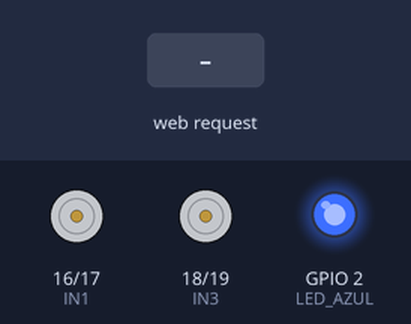
The sketch below on a simulated ESP32. Parts: motor-driver pin pairs drawn as motors (green arrow = first pin HIGH = forward, orange = second pin HIGH = backward, longer = more drive), output pins drawn as LEDs (lit = HIGH). Inputs (shaded band) come from the test bench. WiFi joins after 1.5 s; servers stay silent unless stated; what the sketch prints to the serial monitor is not drawn.

Above: at 2.7 s.
2.8 s: HTTP request GET /forward received
At 3.2 s:
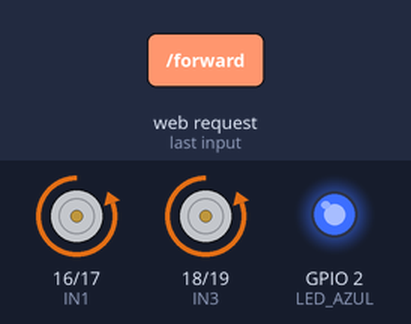
4.3 s: HTTP request GET /backward received
At 5.5 s:
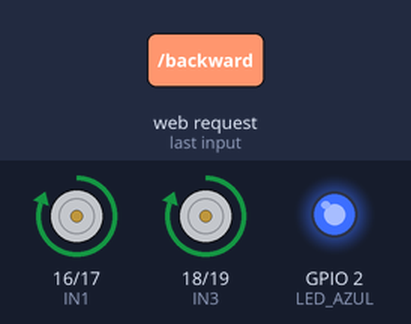
5.8 s: HTTP request GET /left received
At 6.6 s:
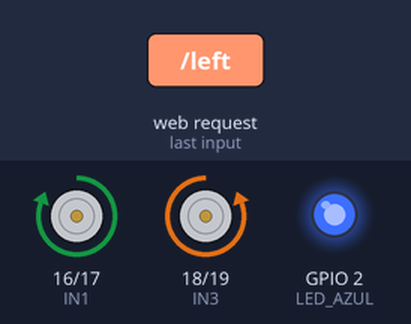
7.3 s: HTTP request GET /right received
At 7.8 s:
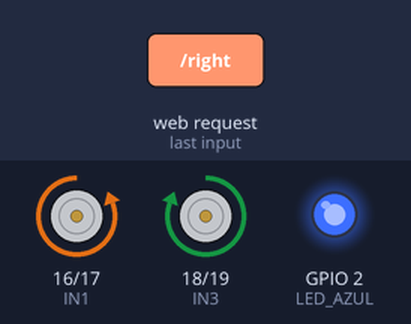
8.8 s: HTTP request GET /stop received
At 10.1 s:
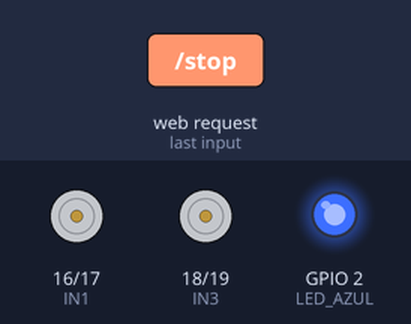
Timing chart, 0 to 11.3 s (numbered marks = the images above; inputs shaded):
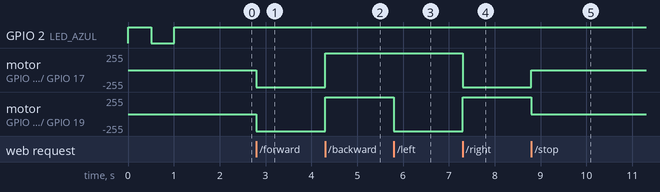

The sketch:

walle_sam_web.ino
```cpp
#include <WiFi.h>
#include <WebServer.h>

// Credenciales de la red WiFi compartida desde el celular
const char* ssid = "iPhone";
const char* password = "villanueva";

WebServer server(80);

// Pines PWM del ESP32 conectados al driver L298N Mini
const int IN1 = 16;
const int IN2 = 17;
const int IN3 = 18;
const int IN4 = 19;

// Pin del LED azul integrado en el ESP32
const int LED_AZUL = 2;

// Propiedades PWM del ESP32
const int freq = 5000;
const int resolution = 8; // Resolución de 8 bits (0 a 255)

// Velocidad máxima al 100%
int speed = 255;

// Interfaz Web HTML/CSS - DISEÑO WALL-E / VEHÍCULO INDUSTRIAL + "SAM"
const char html_page[] PROGMEM = R"rawliteral(
<!DOCTYPE html>
<html lang="es">
<head>
  <meta charset="utf-8">
  <meta name="viewport" content="width=device-width, initial-scale=1, maximum-scale=1, user-scalable=no">
  <title>SAM - Robot Móvil</title>
  <style>
    @import url('https://fonts.googleapis.com/css2?family=Russo+One&display=swap');

    body {
      font-family: 'Russo One', sans-serif;
      text-align: center;
      margin: 0;
      padding-top: 15px;
      /* Fondo gris oscuro industrial */
      background-color: #2b2b2b;
      background-image: repeating-linear-gradient(45deg, #222 25%, transparent 25%, transparent 75%, #222 75%, #222), repeating-linear-gradient(45deg, #222 25%, #2b2b2b 25%, #2b2b2b 75%, #222 75%, #222);
      background-position: 0 0, 10px 10px;
      background-size: 20px 20px;
      color: #E5A91A;
      /* Protecciones iOS */
      -webkit-touch-callout: none;
      -webkit-user-select: none;
      -khtml-user-select: none;
      -moz-user-select: none;
      -ms-user-select: none;
      user-select: none;
    }

    /* Título principal con el nombre */
    h1 {
      font-size: 55px;
      color: #E5A91A;
      margin: 0;
      letter-spacing: 5px;
      text-shadow: 3px 3px 0px #111, 6px 6px 10px rgba(0,0,0,0.8);
    }

    h2 {
      color: #fff;
      font-size: 20px;
      text-transform: uppercase;
      letter-spacing: 3px;
      margin-top: 5px;
      margin-bottom: 25px;
      background: #111;
      display: inline-block;
      padding: 8px 25px;
      border-radius: 8px;
      border: 2px solid #555;
      box-shadow: 0 4px 8px rgba(0,0,0,0.5);
    }

    .grid {
      display: grid;
      grid-template-columns: 1fr 1fr 1fr;
      gap: 12px;
      max-width: 340px;
      margin: 0 auto;
    }
    .btn {
      padding: 20px 10px;
      font-size: 18px;
      font-family: 'Russo One', sans-serif;
      cursor: pointer;
      border-radius: 8px;
      /* Color amarillo maquinaria Wall-E */
      background-color: #E5A91A;
      background-image: linear-gradient(to bottom, #f4c038, #d89b0d);
      color: #111;
      border: 3px solid #111;
      box-shadow: 0 6px 0 #8a6308, 0 10px 10px rgba(0,0,0,0.5), inset 0px 2px 5px rgba(255,255,255,0.4);
      touch-action: manipulation;
      transition: all 0.1s ease;
      /* Protecciones iOS */
      -webkit-touch-callout: none;
      -webkit-user-select: none;
      user-select: none;
      -webkit-tap-highlight-color: transparent;
      outline: none;
      display: flex;
      flex-direction: column;
      align-items: center;
      justify-content: center;
    }
    .btn span { font-size: 28px; margin-bottom: 5px; }

    .btn:active {
      transform: translateY(6px);
      box-shadow: 0 0px 0 #8a6308, 0 4px 4px rgba(0,0,0,0.5), inset 0px 4px 8px rgba(0,0,0,0.4);
      background-image: linear-gradient(to bottom, #d89b0d, #b88308);
    }

    /* Botón central rojo de freno (Fondo de Wall-E en la foto) */
    .btn-stop {
      background-color: #D1101D;
      background-image: linear-gradient(to bottom, #ed212f, #b30b15);
      color: #fff;
      box-shadow: 0 6px 0 #7a060d, 0 10px 10px rgba(0,0,0,0.5), inset 0px 2px 5px rgba(255,255,255,0.4);
    }
    .btn-stop:active {
      background-image: linear-gradient(to bottom, #b30b15, #8a060e);
      box-shadow: 0 0px 0 #7a060d, 0 4px 4px rgba(0,0,0,0.5), inset 0px 4px 8px rgba(0,0,0,0.6);
    }

    /* Forma especial para acelerador y reversa (más altos) */
    .pedal { padding: 30px 10px; }

    .empty { background: transparent; border: none; box-shadow: none; pointer-events: none; }

    .status-box {
      margin-top: 30px;
      padding: 15px;
      border: 4px solid #444;
      background: #111;
      display: inline-block;
      min-width: 260px;
      border-radius: 8px;
      box-shadow: inset 0 0 15px rgba(0,0,0,1);
    }
    .status {
      font-size: 16px;
      color: #E5A91A;
      letter-spacing: 1px;
    }
  </style>
</head>
<body oncontextmenu="return false;">
  <h1>SAM</h1>
  <h2>ROBOT MÓVIL</h2>
  <div class="grid">
    <div class="empty"></div>
    <button class="btn pedal" onmousedown="sendCommand('/forward')" onmouseup="sendCommand('/stop')" ontouchstart="sendCommand('/forward')" ontouchend="sendCommand('/stop')"><span>▲</span>ACELERAR</button>
    <div class="empty"></div>

    <button class="btn" onmousedown="sendCommand('/left')" onmouseup="sendCommand('/stop')" ontouchstart="sendCommand('/left')" ontouchend="sendCommand('/stop')"><span>◀</span>IZQ</button>
    <button class="btn btn-stop" onclick="sendCommand('/stop')"><span>■</span>FRENO</button>
    <button class="btn" onmousedown="sendCommand('/right')" onmouseup="sendCommand('/stop')" ontouchstart="sendCommand('/right')" ontouchend="sendCommand('/stop')"><span>▶</span>DER</button>

    <div class="empty"></div>
    <button class="btn pedal" onmousedown="sendCommand('/backward')" onmouseup="sendCommand('/stop')" ontouchstart="sendCommand('/backward')" ontouchend="sendCommand('/stop')"><span>▼</span>REVERSA</button>
    <div class="empty"></div>
  </div>

  <div class="status-box">
    <div class="status" id="estado">MOTOR EN ESPERA</div>
  </div>

  <script>
    function sendCommand(cmd) {
      fetch(cmd);
      let states = {
        '/forward':'[ ESTADO: ACELERANDO ]',
        '/backward':'[ ESTADO: EN REVERSA ]',
        '/left':'[ DIRECCIÓN: IZQUIERDA ]',
        '/right':'[ DIRECCIÓN: DERECHA ]',
        '/stop':'[ FRENO ACTIVADO ]'
      };
      document.getElementById('estado').innerText = states[cmd];
    }
  </script>
</body>
</html>
)rawliteral";

void setup() {
  Serial.begin(115200);

  // Configurar LED azul integrado
  pinMode(LED_AZUL, OUTPUT);
  digitalWrite(LED_AZUL, LOW);

  // Configuración PWM
  ledcAttach(IN1, freq, resolution);
  ledcAttach(IN2, freq, resolution);
  ledcAttach(IN3, freq, resolution);
  ledcAttach(IN4, freq, resolution);

  stopMotors();

  // Conexión WiFi con parpadeo de LED Azul
  Serial.print("\nIniciando secuencia de red...\nBuscando SSID: ");
  Serial.println(ssid);
  WiFi.begin(ssid, password);

  bool ledState = false;
  while (WiFi.status() != WL_CONNECTED) {
    ledState = !ledState;
    digitalWrite(LED_AZUL, ledState ? HIGH : LOW); // Parpadea el LED mientras conecta
    delay(500);
    Serial.print(".");
  }

  // Enciende el LED azul fijo al conectar exitosamente
  digitalWrite(LED_AZUL, HIGH);

  Serial.println("\n\n>>> ENLACE ESTABLECIDO <<<");
  Serial.print("IP DEL TABLERO DE CONTROL: ");
  Serial.println(WiFi.localIP());

  // Rutas del servidor web
  server.on("/", []() { server.send(200, "text/html", html_page); });
  server.on("/forward", []() { moveForward(); server.send(200, "text/plain", "OK"); });
  server.on("/backward", []() { moveBackward(); server.send(200, "text/plain", "OK"); });
  server.on("/left", []() { moveLeft(); server.send(200, "text/plain", "OK"); });
  server.on("/right", []() { moveRight(); server.send(200, "text/plain", "OK"); });
  server.on("/stop", []() { stopMotors(); server.send(200, "text/plain", "OK"); });

  server.begin();
}

void loop() {
  server.handleClient();
}

// ==========================================
// LÓGICA DE MOTORES
// ==========================================

void moveForward() {
  Serial.println("[TABLERO] ACELERADOR PISADO: Ambos motores hacia adelante");
  ledcWrite(IN1, 0);
  ledcWrite(IN2, speed); // Motor A Adelante
  ledcWrite(IN3, 0);
  ledcWrite(IN4, speed); // Motor B Adelante
}

void moveBackward() {
  Serial.println("[TABLERO] REVERSA ACTIVADA: Ambos motores hacia atrás");
  ledcWrite(IN1, speed); // Motor A Atrás
  ledcWrite(IN2, 0);
  ledcWrite(IN3, speed); // Motor B Atrás
  ledcWrite(IN4, 0);
}

// Girar a la izquierda
void moveLeft() {
  Serial.println("[TABLERO] VOLANTE A LA IZQUIERDA");
  ledcWrite(IN1, speed); // Motor A Atrás
  ledcWrite(IN2, 0);
  ledcWrite(IN3, 0);
  ledcWrite(IN4, speed); // Motor B Adelante
}

// Girar a la derecha
void moveRight() {
  Serial.println("[TABLERO] VOLANTE A LA DERECHA");
  ledcWrite(IN1, 0);
  ledcWrite(IN2, speed); // Motor A Adelante
  ledcWrite(IN3, speed); // Motor B Atrás
  ledcWrite(IN4, 0);
}

void stopMotors() {
  Serial.println("[TABLERO] FRENO DE MANO: Motores apagados");
  ledcWrite(IN1, 0);
  ledcWrite(IN2, 0);
  ledcWrite(IN3, 0);
  ledcWrite(IN4, 0);
}
```

Measured:
- after the input at 2.8 s, motor on GPIO 16 (IN1) / GPIO 17 (IN2), motor on GPIO 18 (IN3) / GPIO 19 (IN4): stopped → backward 255/255 at once
- after the input at 4.3 s, motor on GPIO 16 (IN1) / GPIO 17 (IN2), motor on GPIO 18 (IN3) / GPIO 19 (IN4): backward 255/255 → forward 255/255 at once
- after the input at 5.8 s, motor on GPIO 18 (IN3) / GPIO 19 (IN4): forward 255/255 → backward 255/255 at once
- after the input at 7.3 s, motor on GPIO 16 (IN1) / GPIO 17 (IN2): forward 255/255 → backward 255/255 at once; motor on GPIO 18 (IN3) / GPIO 19 (IN4): backward 255/255 → forward 255/255 at once
- after the input at 8.8 s, motor on GPIO 16 (IN1) / GPIO 17 (IN2): backward 255/255 → stopped at once; motor on GPIO 18 (IN3) / GPIO 19 (IN4): forward 255/255 → stopped at once
